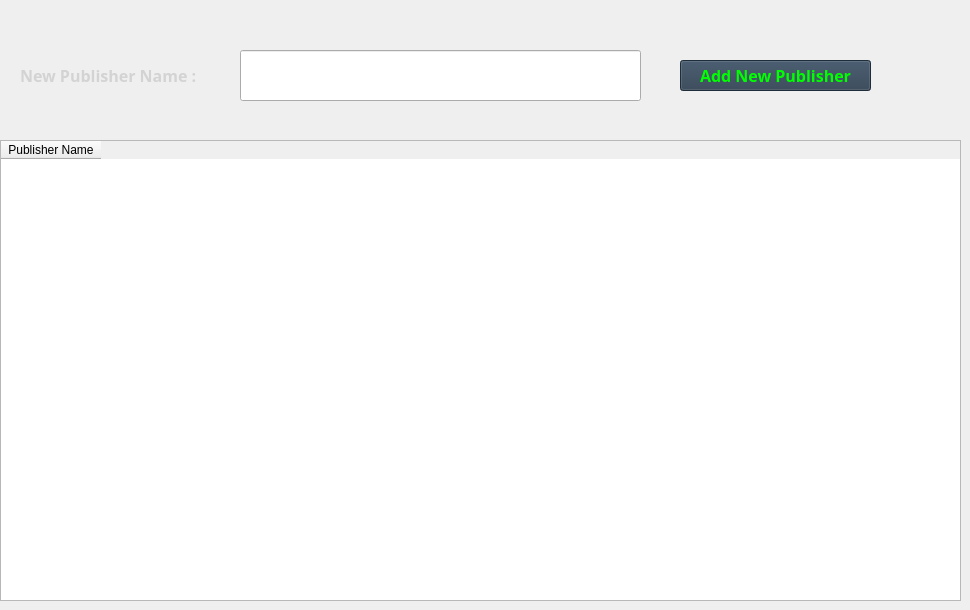
      <widget class="QWidget" name="tab_9">
       <attribute name="title">
        <string>Publisher</string>
       </attribute>
       <widget class="QPushButton" name="addPublisherBtn">
        <property name="geometry">
         <rect>
          <x>680</x>
          <y>60</y>
          <width>191</width>
          <height>31</height>
         </rect>
        </property>
        <property name="font">
         <font>
          <family>Myriad Pro Light</family>
          <pointsize>12</pointsize>
          <weight>75</weight>
          <bold>true</bold>
         </font>
        </property>
        <property name="styleSheet">
         <string notr="true">color: rgb(0, 255, 0);
background-color: rgb(44,62,80);</string>
        </property>
        <property name="text">
         <string>Add New Publisher</string>
        </property>
       </widget>
       <widget class="QTableWidget" name="allPublishers">
        <property name="geometry">
         <rect>
          <x>0</x>
          <y>140</y>
          <width>961</width>
          <height>461</height>
         </rect>
        </property>
        <property name="styleSheet">
         <string notr="true">font: 63 10pt &quot;Myriad Pro Light&quot;;</string>
        </property>
        <column>
         <property name="text">
          <string>Publisher Name</string>
         </property>
        </column>
       </widget>
       <widget class="QLabel" name="label_28">
        <property name="geometry">
         <rect>
          <x>20</x>
          <y>60</y>
          <width>191</width>
          <height>31</height>
         </rect>
        </property>
        <property name="font">
         <font>
          <family>Myriad Pro Light</family>
          <pointsize>12</pointsize>
          <weight>75</weight>
          <bold>true</bold>
         </font>
        </property>
        <property name="styleSheet">
         <string notr="true">color: rgb(211, 211, 211);</string>
        </property>
        <property name="text">
         <string>New Publisher Name :</string>
        </property>
       </widget>
       <widget class="QLineEdit" name="addPublisher">
        <property name="geometry">
         <rect>
          <x>240</x>
          <y>50</y>
          <width>401</width>
          <height>51</height>
         </rect>
        </property>
        <property name="font">
         <font>
          <family>Myriad Pro Light</family>
          <pointsize>12</pointsize>
          <weight>75</weight>
          <bold>true</bold>
         </font>
        </property>
       </widget>
      </widget>
